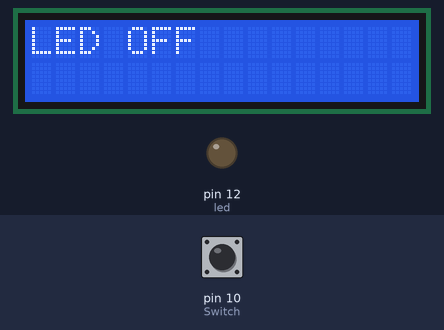
A program run on a simulated Raspberry Pi (header pin numbers). On the bench: 16×2 character LCD, output pins drawn as LEDs (lit = HIGH). Inputs (shaded band) come from the test bench; at power-on: pin 10 (Switch) LOW.

Above: at 1.2 s.
1.3 s: pin 10 (Switch) pulled HIGH for 0.15 s
At 1.35 s:
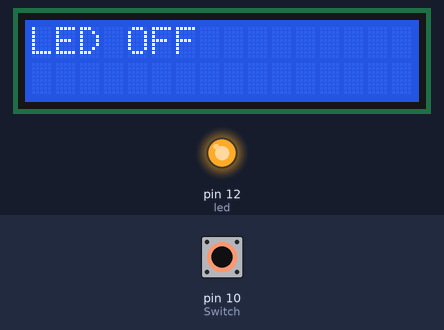
3.0 s: pin 10 (Switch) pulled HIGH for 1 s
At 3.8 s:
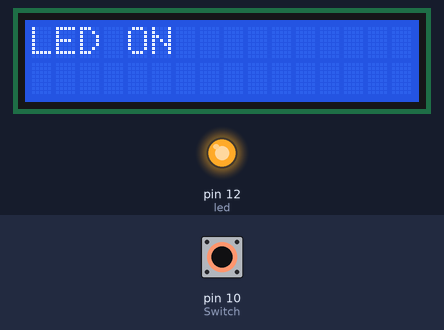
5.5 s: pin 10 (Switch) pulled HIGH for 3.2 s
At 8.72 s:
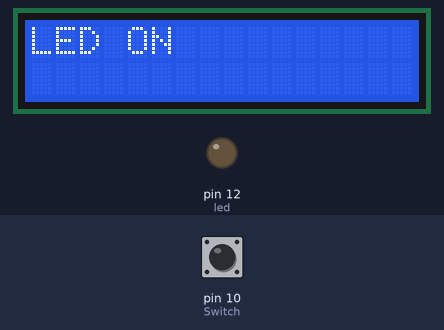
Timing chart, 0 to 10.2 s (numbered marks = the images above; inputs shaded):
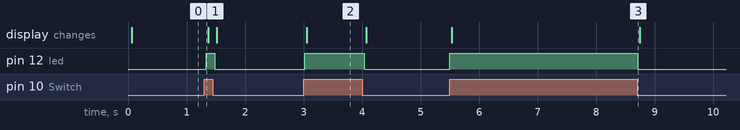

The program:

switch_led_lcd.py
```python
#i2c lcd & led
import RPi.GPIO as GPIO
import smbus
import time
#GPIO set
Switch=10 #switch pin number
led=12    #led pin number
GPIO.setwarnings(False)
GPIO.setmode(GPIO.BOARD)
GPIO.setup(Switch, GPIO.IN, pull_up_down=GPIO.PUD_DOWN)
GPIO.setup(led, GPIO.OUT)
# Define some device parameters
I2C_ADDR = 0x27 # I2C device address
LCD_WIDTH = 16 # Maximum characters per line
# Define some device constants
LCD_CHR = 1 # Mode - Sending data
LCD_CMD = 0 # Mode - Sending command
LCD_LINE_1 = 0x80 # LCD RAM address for the 1st line
LCD_LINE_2 = 0xC0 # LCD RAM address for the 2nd line
LCD_BACKLIGHT = 0x08 # On
#LCD_BACKLIGHT = 0x00 # Off
ENABLE = 0b00000100 # Enable bit
# Timing constants
E_PULSE = 0.0005
E_DELAY = 0.0005
#Open I2C interface
#bus = smbus.SMBus(0) # Rev 1 Pi uses 0
bus = smbus.SMBus(1) # Rev 2 Pi uses 1
def lcd_init():
# Initialise display
    lcd_byte(0x33,LCD_CMD) # 110011 Initialise
    lcd_byte(0x32,LCD_CMD) # 110010 Initialise
    lcd_byte(0x06,LCD_CMD) # 000110 Cursor move direction
    lcd_byte(0x0C,LCD_CMD) # 001100 Display On,Cursor Off, Blink Off
    lcd_byte(0x28,LCD_CMD) # 101000 Data length, number of lines, font size
    lcd_byte(0x01,LCD_CMD) # 000001 Clear display
    time.sleep(E_DELAY)
def lcd_byte(bits, mode):
# Send byte to data pins
# bits = the data
# mode = 1 for data and 0 for command
    bits_high = mode | (bits & 0xF0) | LCD_BACKLIGHT
    bits_low = mode | ((bits<<4) & 0xF0) | LCD_BACKLIGHT
# High bits
    bus.write_byte(I2C_ADDR, bits_high)
    lcd_toggle_enable(bits_high)
# Low bits
    bus.write_byte(I2C_ADDR, bits_low)
    lcd_toggle_enable(bits_low)

def lcd_toggle_enable(bits):
# Toggle enable
    time.sleep(E_DELAY)
    bus.write_byte(I2C_ADDR, (bits | ENABLE))
    time.sleep(E_PULSE)
    bus.write_byte(I2C_ADDR,(bits & ~ENABLE))
    time.sleep(E_DELAY)
def lcd_string(message,line):
# Send string to display
    message = message.ljust(LCD_WIDTH," ")
    lcd_byte(line, LCD_CMD)
    for i in range(LCD_WIDTH):
        lcd_byte(ord(message[i]),LCD_CHR)
def main():
# Main program block
# Initialise display
    lcd_init()
    while True:
        if GPIO.input(Switch)==GPIO.HIGH:
            GPIO.output(led,GPIO.HIGH)
            lcd_string("LED ON",LCD_LINE_1)

        else:
            GPIO.output(led,GPIO.LOW)
            lcd_string("LED OFF",LCD_LINE_1)

if __name__ == '__main__':
    try:
        main()
    except KeyboardInterrupt:
        pass
    finally:
        lcd_byte(0x01, LCD_CMD)
```

Measured:
- after the input at 1.3 s, pin 12 (led): LOW → HIGH at once, → LOW 0.15 s later
- after the input at 3.0 s, pin 12 (led): LOW → HIGH at once, → LOW 1.0 s later; the display: changes after 0.05 s (image 2)
- after the input at 5.5 s, pin 12 (led): LOW → HIGH at once, → LOW 3.2 s later; the display: changes at once (image 3)
